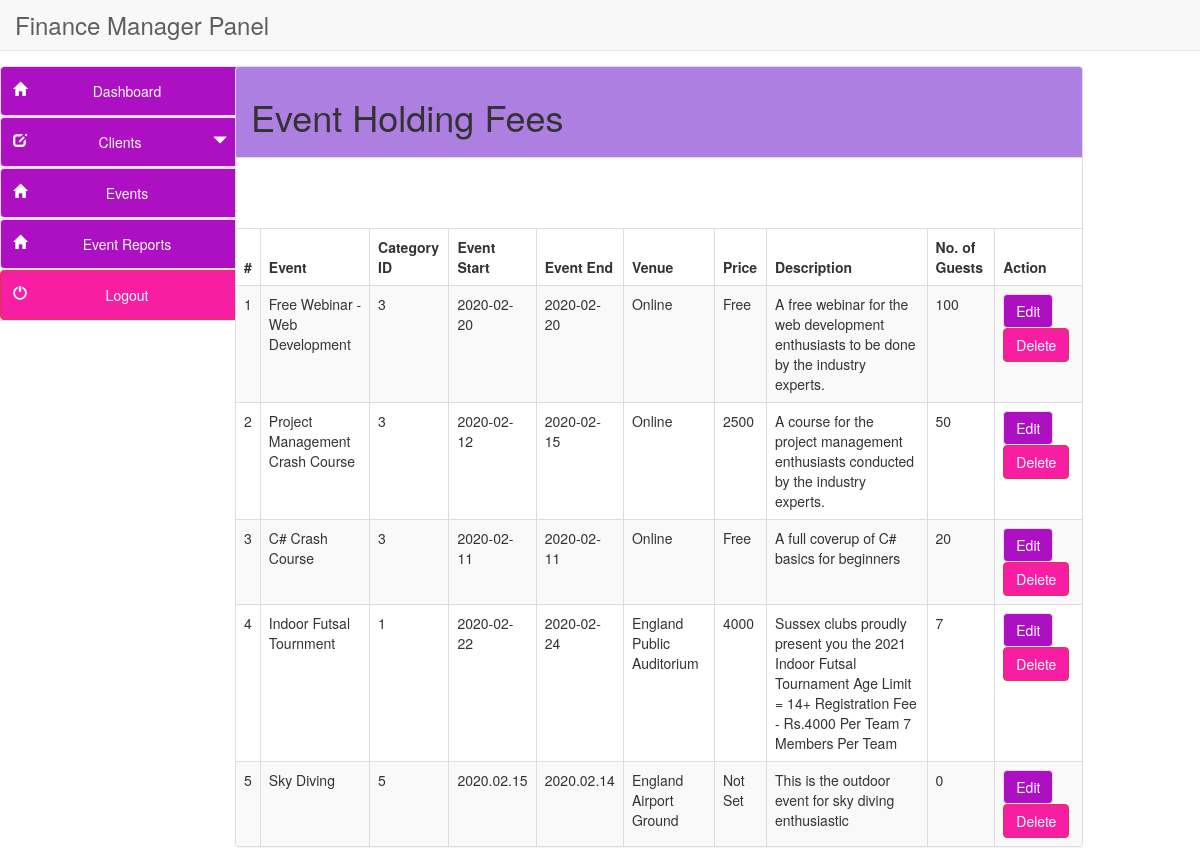
/users/financeManager/event_fees2.php, run on the app's committed database.
### tables this page shows
CREATE TABLE IF NOT EXISTS `event_details` (
  `Event_ID` int(11) NOT NULL AUTO_INCREMENT,
  `Event_Name` varchar(100) NOT NULL,
  `Event_Catergory_ID` int(11) NOT NULL,
  `Event_Date` varchar(100) NOT NULL,
  `Venue` varchar(200) NOT NULL,
  `Price` varchar(100) NOT NULL DEFAULT 'Not Set',
  `Event_End` varchar(100) NOT NULL,
  `Event_Desc` mediumtext NOT NULL,
  `Participant_Number` int(11) NOT NULL,
  PRIMARY KEY (`Event_ID`),
  KEY `Event_Catergory_ID` (`Event_Catergory_ID`)
);

### users/financeManager/event_fees2.php (the view, shortened to what this page needs)
<!DOCTYPE html>
<html lang="en">
	<head>
		<link href="../style/css/bootstrap.min.css" rel="stylesheet">
		<link href="../style/css/k.css" rel="stylesheet">
	</head>
	<body>
		<?php include("include/header.php");?>
		<div class="container-fluid main-container">
		<?php include("include/side_bar.php");?>
			<div class="col-md-9 content" style="margin-left:10px">
				<div class="panel panel-default">
					<div class="panel-heading" style="background-color:#ac7fe1">
						<h1>Event Holding Fees  </h1>
					</div>
					<br>
					<div class="panel-body">
					</div>
					<div class="table-responsive">
                        <table class="table table-striped table-bordered table-hover" id="dataTables-example">
                            <thead>
                                <tr>
                                    <th>#</th>
                                    <th>Event</th>
                                    <th>Category ID</th>
                                    <th>Event Start </th>
                                    <th>Event End </th>
                                    <th>Venue</th>
                                    <th>Price</th>
                                    <th>Description</th>
                                    <th>No. of Guests</th>
                                    <th>Action</th>
                                </tr>
                            </thead>
                            <tbody>
                                <?php $sql = "SELECT * from event_details";
                                $query = $dbh -> prepare($sql);
                                $query->execute();
                                $results=$query->fetchAll(PDO::FETCH_OBJ);
                                $cnt=1;
                                if($query->rowCount() > 0)
                                {
                                foreach($results as $result)
                                {?>
                                <tr class="odd gradeX">
                                    <td class="center"><?php echo htmlentities($cnt);?></td>
                                    <td class="center"><?php echo htmlentities($result->Event_Name);?></td>
                                    <td class="center"><?php echo htmlentities($result->Event_Catergory_ID);?></td>
                                    <td class="center"><?php echo htmlentities($result->Event_Date);?></td>
                                    <td class="center"><?php echo htmlentities($result->Event_End);?></td>
                                    <td class="center"><?php echo htmlentities($result->Venue);?></td>
                                    <td class="center"><?php echo htmlentities($result->Price);?></td>
                                    <td class="center"><?php echo htmlentities($result->Event_Desc);?></td>
                                    <td class="center"><?php echo htmlentities($result->Participant_Number);?></td>
                                    <td class="center">
                                    <a href="edit-book.php?bookid=<?php echo htmlentities($result->payment_id);?>"><button class="btn btn-primary"><i class="fa fa-edit "></i> Edit</button>
                                    <a href="manage-books.php?del=<?php echo htmlentities($result->payment_id);?>" onclick="return confirm('Are you sure you want to delete?');" >  <button class="btn btn-danger"><i class="fa fa-pencil"></i> Delete</button>
                                    </td>
                                </tr>
                                <?php
                                    $cnt=$cnt+1;
                                }} ?>
                            </tbody>
                        </table>
                    </div>
				</div>
			</div>
		</div>
	</body>
</html>

### users/style/css/k.css (style rules this page uses)
.main-container { background: #FFF; padding-top: 15px; margin-top: -20px; }

### data on the page
event_details: Event_Name "Free Webinar - Web Development", Event_Catergory_ID "3", Event_Date "2020-02-20", Event_End "2020-02-20", Venue "Online", Price "Free", Event_Desc "A free webinar for the web development enthusiasts to be done by the industry experts.", Participant_Number "100"
event_details: Event_Name "Project Management Crash Course", Event_Catergory_ID "3", Event_Date "2020-02-12", Event_End "2020-02-15", Venue "Online", Price "2500", Event_Desc "A course for the project management enthusiasts conducted by the industry experts.", Participant_Number "50"
event_details: Event_Name "C# Crash Course", Event_Catergory_ID "3", Event_Date "2020-02-11", Event_End "2020-02-11", Venue "Online", Price "Free", Event_Desc "A full coverup of C# basics for beginners", Participant_Number "20"
event_details: Event_Name "Indoor Futsal Tournment", Event_Catergory_ID "1", Event_Date "2020-02-22", Event_End "2020-02-24", Venue "England Public Auditorium", Price "4000", Event_Desc "Sussex clubs proudly present you the 2021 Indoor Futsal Tournament Age Limit = 14+ Registration Fee - Rs.4000 Per Team 7 Members Per Team", Participant_Number "7"
event_details: Event_Name "Sky Diving", Event_Catergory_ID "5", Event_Date "2020.02.15", Event_End "2020.02.14", Venue "England Airport Ground", Price "Not Set", Event_Desc "This is the outdoor event for sky diving enthusiastic", Participant_Number "0"
